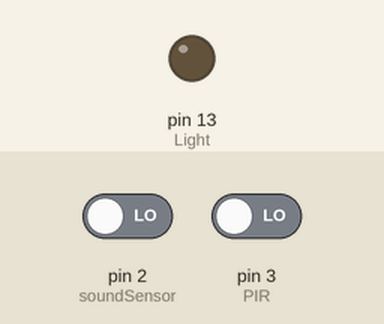
Simulated run of this sketch. Board: Arduino Uno, built with avr-gcc and run on an emulated ATmega328P. Parts: output pins drawn as LEDs (lit = HIGH). Dashed ring = blinking. The test bench sets the inputs (shaded band); at power-on: pin 2 (soundSensor) LOW, pin 3 (PIR) LOW.

Above: at 1.2 s.
1.3 s: pin 2 (soundSensor) driven HIGH
At 1.45 s:
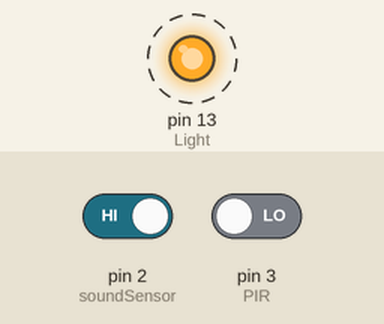
4.3 s: pin 3 (PIR) driven HIGH
At 4.3 s:
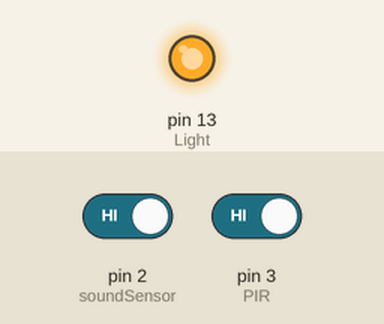
Timing chart, 0 to 7.3 s (numbered marks = the images above; inputs shaded):
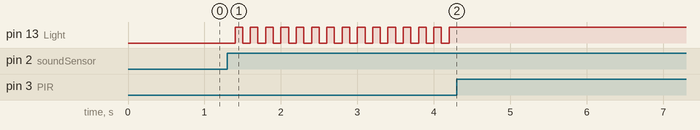

Measured:
- after the input at 1.3 s, pin 13 (Light): alternates HIGH for 0.10 s and LOW for 0.10 s, starting after 0.10 s
- after the input at 4.3 s, pin 13 (Light): stops changing and stays HIGH

The sketch:

SoundTrigger.ino
```cpp
byte soundSensor=2;
byte Light=13;
byte PIR=3;
int sensorState,sensorState1,sensorState2;
boolean lightState=0;
boolean PIRState=0;
void setup() {
  pinMode(Light,OUTPUT);
  pinMode(soundSensor, INPUT);
  pinMode(PIR, INPUT);
  Serial.begin(115200);
  digitalWrite(Light, LOW);
}

void loop() {
  sensorState1=digitalRead(soundSensor);

  delay(100);
  sensorState2=digitalRead(soundSensor);
  PIRState=digitalRead(PIR);
  sensorState=0;
  if(sensorState1==1 && sensorState2==1)
  {
    sensorState=1;
  }
  /*if(sensorState==1)
  {
    lightState=!lightState;
  }

  if(lightState)
  {
    digitalWrite(Light, HIGH);
  }
  if(!lightState)
  {
    digitalWrite(Light, LOW);
  }
 */

 if(sensorState==0 && PIRState== 0)// Turn off the Light No matter what
 {
    //digitalWrite(Light, LOW);
   // Serial.
   if(lightState)
    {
      digitalWrite(Light, HIGH);
    }
    if(!lightState)
    {
      digitalWrite(Light, LOW);
    }
 }

 if(sensorState==0 && PIRState== 1) // Sound not detected, person detected, keep light on for 10 seconds
 {
  digitalWrite(Light, HIGH);
  delay(10000);
  digitalWrite(Light, LOW);

 }
 if(sensorState==1 && PIRState== 0) // Sound Detected, No motion detected, change Light state
 {

    lightState=!lightState;


    if(lightState)
    {
      digitalWrite(Light, HIGH);
    }
    if(!lightState)
    {
      digitalWrite(Light, LOW);
    }
 }
 if(sensorState==1 && PIRState== 1) //Sound detected, person detected, keep light on for 10 seconds
 {
    digitalWrite(Light, HIGH);
    delay(10000);
    digitalWrite(Light, LOW);
 }


}
```
